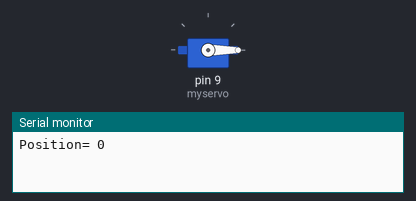
Simulated run of this sketch. Board: Arduino Uno, built with avr-gcc and run on an emulated ATmega328P. Parts: servo, the last lines printed to the serial monitor.

Above: at 0.05 s.
At 0.75 s:
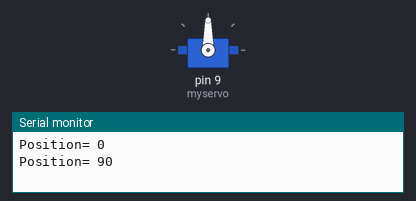
At 1.5 s:
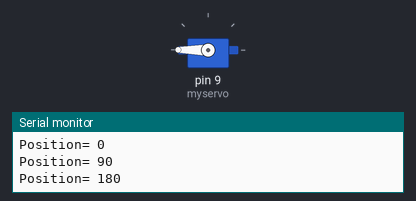
Timing chart, 0 to 3.5 s (numbered marks = the images above):
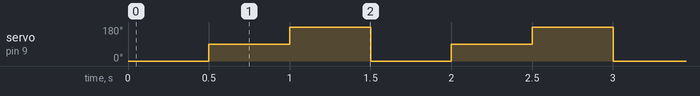

The sketch:

E1C-Servo.ino
```cpp
/*
  Sweep

  Moves the position of a servo between 0, 90, 180 degrees

  Created October 2018
  By José Lara
  for UW HCDE 539 - Physical Computing & Prototyping  Sweep

  Based on the tutorial
  http://www.arduino.cc/en/Tutorial/Sweep
*/

#include <Servo.h>

Servo myservo;  // create servo object to control a servo

int pos = 0;    // variable to store the servo position

//initialize the components
void setup() {
  // attaches the servo on pin 9 to the servo object
  myservo.attach(9);

  //initializes the console
  Serial.begin(9600);
}

//helper function to output the current position
//PARAM pos: the current position to be printed in the console
void printPos(int pos)
{
  Serial.print("Position= ");
  Serial.println(pos);
}

//function that runs in the Arduino
void loop() {

  //Move the arm to intial position
  pos = 0;
  myservo.write(pos);

  //print the current position
  printPos(pos);

  //wait
  delay(500);

  //move the arm to the middle position
  pos = 90;
  myservo.write(pos);

  //print the current position
  printPos(pos);

  //wait
  delay(500);

  //move the arm to the final position
  pos = 180;
  myservo.write(pos);

  //print the current position
  printPos(pos);

  //wait
  delay(500);
}
```

Measured:
- by itself, servo on pin 9 (myservo): repeats every 1.5 s: 180° 0.50 s, 0° 0.50 s, 90° 0.50 s
